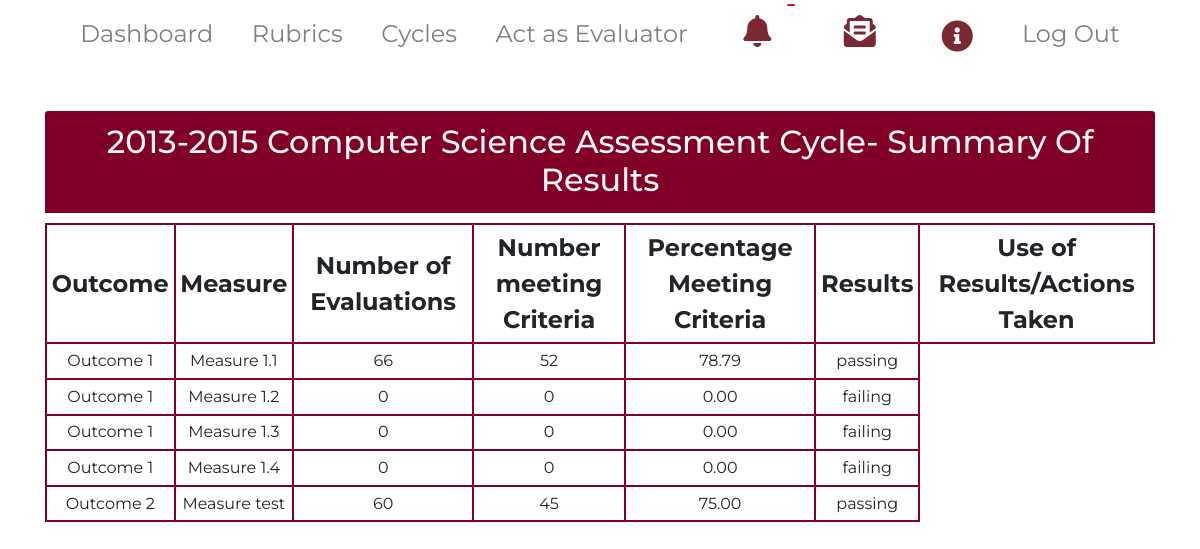
Page /generate_cycle_report/1 on the committed database.
### main/models.py (models this page shows, shortened)
class Outcome(models.Model):
    title = models.CharField(max_length=200, default='', null=True)
    desc = models.CharField(max_length=600, null=True)
    status = models.BooleanField(default=True)
    cycle = models.ManyToManyField(Cycle)
    course = models.ManyToManyField(Course)
    coordinator = models.ForeignKey(CoOrdinator,null=True,on_delete=models.CASCADE)

class Measure(models.Model):
    CUTOFF_TYPES = (('Percentage', 'Percentage'),
                  ('Percentile', 'Percentile'),
                  ('Average', 'Average')
                 )
    cutoff_type = models.CharField(max_length = 100, choices=CUTOFF_TYPES, default='Percentage')
    TOOL_TYPES = (('Rubric', 'Rubric'),
                  ('Test score', 'Test score')
                  )
    tool_type = models.CharField(max_length=100, choices=TOOL_TYPES, default='Rubric')
    STATUS_TYPES = (('passing', 'passing'),
                    ('failing', 'failing'),
                    ('passed', 'passed'),
                    ('failed', 'failed')
                    )
    status = models.CharField(max_length=100, choices=STATUS_TYPES, default='failing')
    statusPercent = models.FloatField(default=0.0)
    evaluationPercent = models.FloatField(default=0.0)
    measureTitle = models.CharField(max_length=200, default='', null=True)
    outcome = models.ForeignKey(Outcome, null=True, on_delete = models.CASCADE)
    cutoff_percentage = models.FloatField(null=True, blank = True, default=0)
    cutoff_score = models.FloatField(null=True, blank=True, default=0)
    rubric = models.ForeignKey(Rubric,null=True, blank = True, on_delete = models.CASCADE)
    test_score = models.ForeignKey(Test_score, null=True, blank = True, on_delete = models.CASCADE)
    student = models.ManyToManyField(Student)
    evaluator = models.ManyToManyField(Evaluator)
    coordinator = models.ForeignKey(CoOrdinator,null=True,on_delete=models.CASCADE)

### main/views.py (the view)
# urls.py: path('generate_cycle_report/<int:cycle_id>', views.generate_cycle_report, name = 'generate_cycle_report'),
def generate_cycle_report(request, cycle_id):
    cycle = Cycle.objects.get(id=cycle_id)
    outcomes = Outcome.objects.filter(cycle=cycle)
    data = dict()
    me = []
    count = 0
    measures = None
    for outcome in outcomes:
        measures = Measure.objects.filter(outcome=outcome)
        for measure in measures:
            evaluated_student_count = custom_students.objects.filter(measure=measure, grade__isnull = False, current=True).count()
            number_of_pass_cases = custom_students.objects.filter(measure=measure,grade__gte = measure.cutoff_score, current=True).count()
            count = count + 1
            me.append([evaluated_student_count, number_of_pass_cases,  outcome.title, measure.measureTitle,  measure.statusPercent, measure.status, Measure.objects.filter(outcome=outcome).count(), outcome.id])
    print(me)
    context ={'outcomes':outcomes, 'measures':measures, 'cycle_id': cycle_id,
    'count':range(len(me)), 'data':me}
    return render(request, 'main/cycle_report.html', context)

### main/templates/main/cycle_report.html (shortened to what this page needs)
{% extends  'main/adminbase.html' %}
{%load static%}
{% block body_block %}
<div class="container">
<h2 class="card-header"><center>2013-2015 Computer Science Assessment Cycle- Summary Of Results</center></h2>
<div class="table-responsive">
  {%if outcomes%}
<table class="table table-bordered table-hover table-sm">
  <tr>
    <th class="align-middle">Outcome</th>
    <th class="align-middle">Measure</th>
    <th class="align-middle">Number of Evaluations</th>
    <th class="align-middle">Number meeting Criteria</th>
    <th class="align-middle">Percentage Meeting Criteria</th>
    <th class="align-middle">Results</th>
    <th class="align-middle">Use of Results/Actions Taken</th>
  </tr>
{%for outcome in outcomes%}
{%for d in data%}
  {%if d.7 == outcome.id%}
<tr>
      <td> {{d.2}} </td>
      <td>{{d.3}}</td>
      <td >{{d.0}} </td>
      <td >{{d.1}} </td>
      <td>{{d.4|floatformat:2}} </td>
      <td>{{d.5}}</td>
</tr>
  {%endif%}
{%endfor%}
{%endfor%}
{%endif%}
</table>
</div>
</div>
{% endblock %}

### main/static/css/landing.css (style rules this page uses)
body { font-family: Montserrat, Lato, 'Nunito Sans', Helvetica, Arial, Platino, Garamond, Bookman, Lucidia; }
body { height: 100vh; }
th, label { font-size: 1.5rem; }
td { font-size: 1rem; }
.card-header { background-color: rgb(219,217,214) z-index:0; }
.card-header { background-color: #BD955A; color: rgb(252, 248, 242); }
.table-bordered td, .table-bordered th { border: 2px solid #800029; text-align: center; }

### main/templates/main/cycle_report.html (style rules this page uses)
th { text-align:center; vertical-align: middle; }
.card-header { background: #800029; margin-bottom: 10px; }
h2 { margin-top: 10px; }

### rows in the picture
Outcome: title "Outcome 1" "Outcome 1" "Outcome 1" "Outcome 1", d "66" "0" "0" "0", d "52" "0" "0" "0"
Measure: measureTitle "Measure 1.1", statusPercent "78.79", status "passing"
Measure: measureTitle "Measure 1.2", statusPercent "0.00", status "failing"
Measure: measureTitle "Measure 1.3", statusPercent "0.00", status "failing"
Measure: measureTitle "Measure 1.4", statusPercent "0.00", status "failing"
Outcome: title "Outcome 2", d "60", d "45"
Measure: measureTitle "Measure test", statusPercent "75.00", status "passing"
